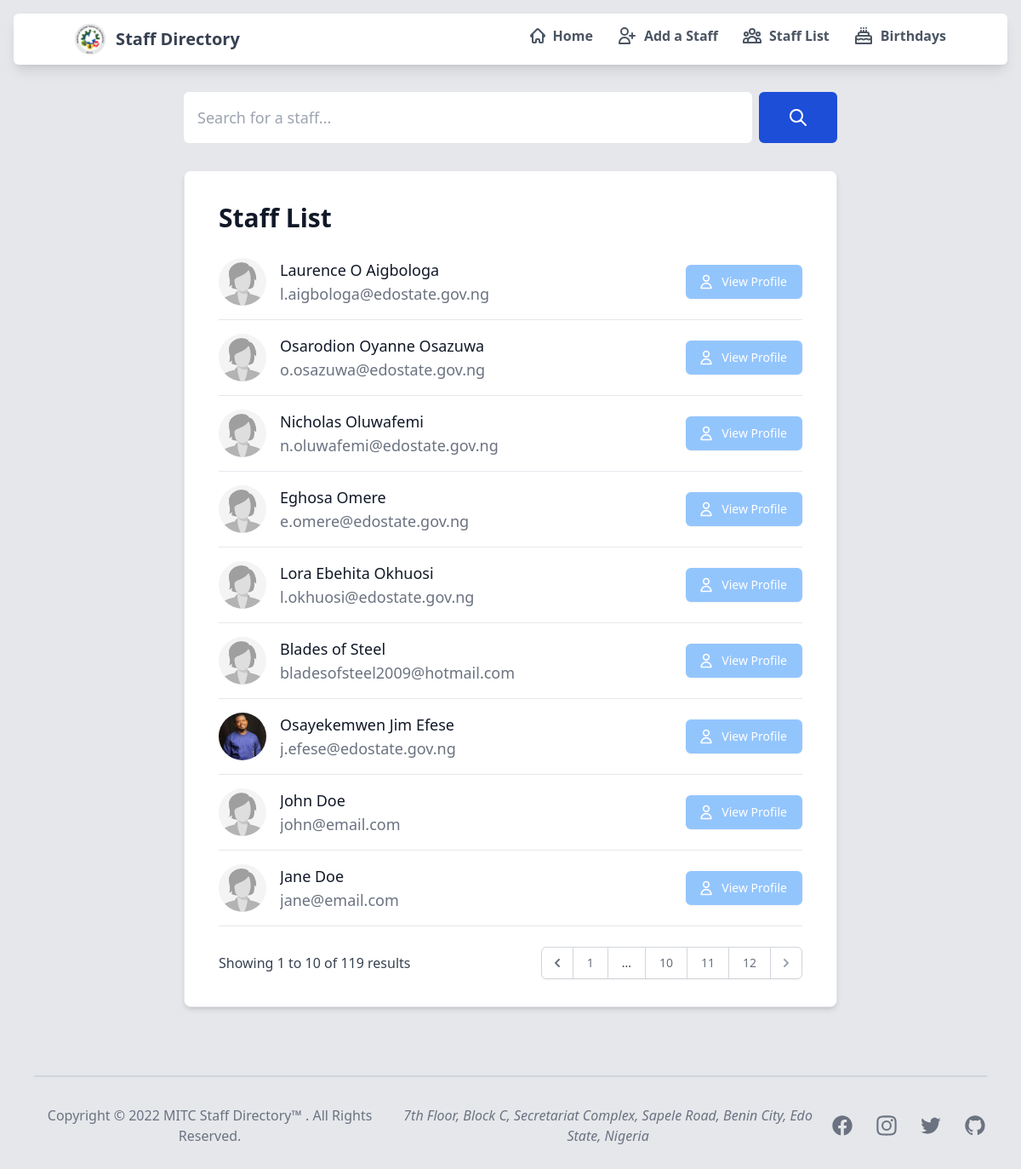
The app's page /staff/?page=12, older data.
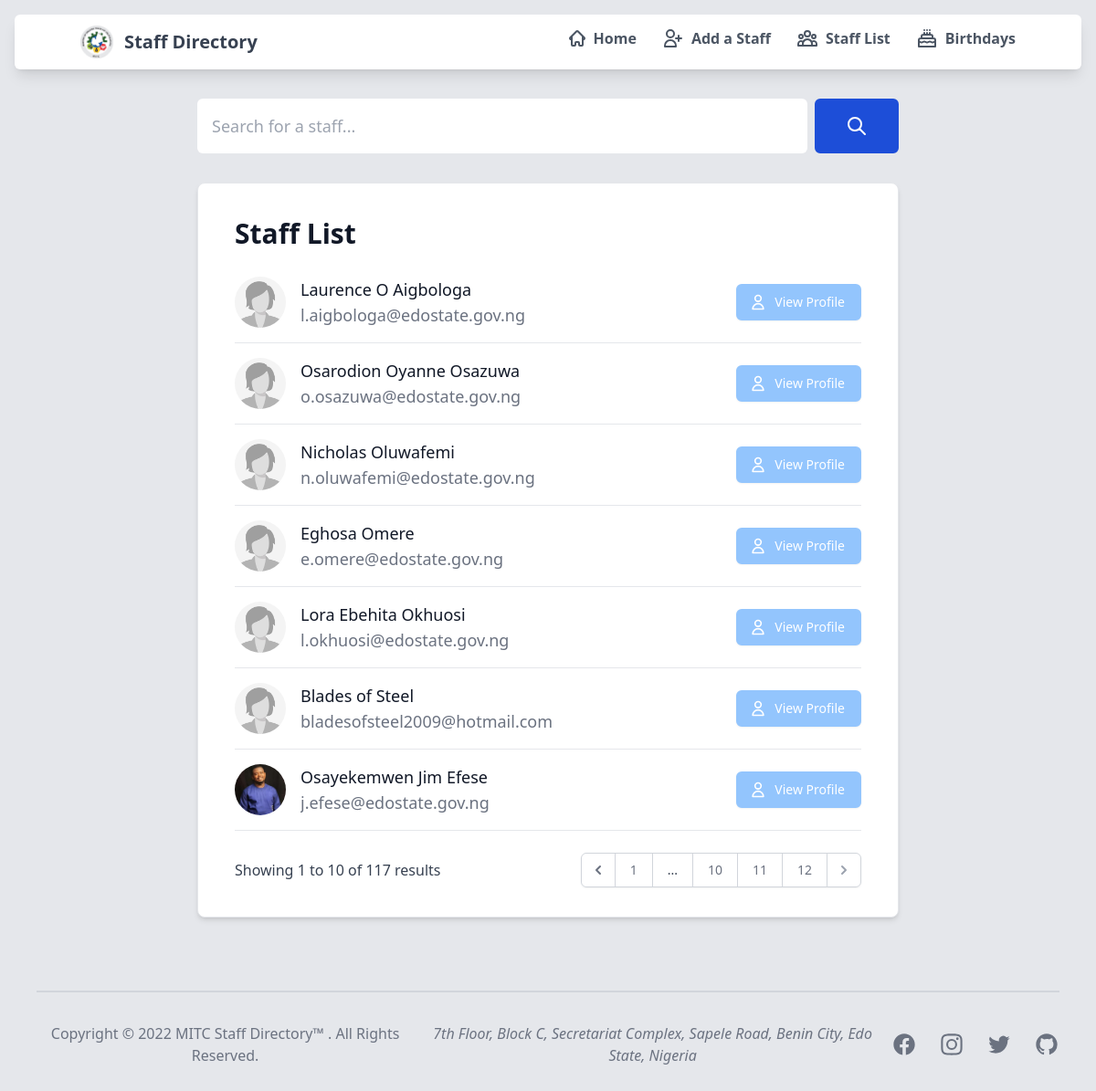
The same page, newer data.
### sendmail/models.py (models this page shows, shortened)
class staffDetails(models.Model):
    first_name = models.CharField('First Name', max_length=20, null=False)
    middle_name = models.CharField('Middle Name', max_length=20, null=True, blank=True)
    last_name = models.CharField('Last Name', max_length=20, null=False)
    phone_number = PhoneNumberField('Phone Number', default='0800 000 0000')
    email = models.EmailField('Official Email', max_length = 254, null=False)
    cadre = models.CharField('Cadre', max_length=50, null=False)
    department = models.CharField('Department', max_length=100, null=False, default='Admin Dept (default)')
    level = models.IntegerField('Level', null=False)
    step = models.IntegerField('Step', null=False)
    staff_image = models.ImageField(
        verbose_name="Profile Picture",
        upload_to='staffimages',
        default='staffimages/default.jpg'
    )
    GENDER = (
        (1, 'Male'),
        (2, 'Female'),
        (3, 'Prefer not to say')
    )
    gender = models.IntegerField('Gender', choices=GENDER, default=2)
    MONTHS = (
        (1, 'January'),
        (2, 'February'),
        (3, 'March'),
        (4, 'April'),
        (5, 'May'),
        (6, 'June'),
        (7, 'July'),
        (8, 'August'),
        (9, 'September'),
        (10, 'October'),
        (11, 'November'),
        (12, 'December')
    )
    birth_month = models.IntegerField('Birth Month', choices=MONTHS, default=1)
    birth_day = models.IntegerField('Birth Day', null=False)
    class Meta:
        db_table = 'sendmail_staffdetails'

### sendmail/views.py (the view)
# urls.py: re_path(r'^staff/$', views.staffListView.as_view(), name='stafflist'),
class staffListView(ListView):
    model = staffDetails
    context_object_name = 'stafflist'   # your own name for the list as a template variable
    template_name = 'stafflist.html'  # Specify your own template name/location
    paginate_by = 10
    def get_queryset(self):
        return staffDetails.objects.all()
    def get_context_data(self, **kwargs):
        context = super(staffListView, self).get_context_data(**kwargs)
        context['title'] = 'List of all Staff'
        context['total_staff'] = staffDetails.objects.all().count()
        return context

### sendmail/templates/stafflist.html (shortened to what the changed rows need)
{% extends "base.html" %}
{% load widget_tweaks %}
{% load static %}
{% block content %}
    <div class="p-6 md:pb-4 max-w-3xl mb-20 md:mb-20 bg-white rounded-lg border mx-auto shadow-md sm:p-10 min-h-full justify-center">
        <div class="flow-root">
            <ul role="list" class="divide-y divide-gray-200 dark:divide-gray-700">
                {% for staff in stafflist %}
                    <li class="py-3 sm:py-4">
                        <div class="flex items-center space-x-4">
                            <div class="flex-shrink-0">
                                <img class="w-14 h-14 rounded-full" src="{{ staff.staff_image.url }}"
                                    alt="{{ staff.first_name }}'s' image">
                            </div>
                            <div class="flex-1 min-w-0">
                                <p class="text-lg font-medium text-gray-900 truncate dark:text-white">
                                    {{ staff.first_name }}
                                    {% if staff.middle_name %}
                                        {{ staff.middle_name }}
                                        {% else %}
                                            <span></span>
                                    {% endif %}
                                    {{ staff.last_name }}
                                </p>
                                <p class="text-lg text-gray-500 truncate dark:text-gray-400">
                                    {{ staff.email }}
                                </p>
                            </div>
                            <div class="inline-flex items-center text-base font-semibold text-gray-900 dark:text-white">
                                <a href="{% url 'staffdetails' staff.id %}">
                                    <button type="button" class="inline-flex items-center px-4 py-2 border border-2 border-blue-300 rounded-md shadow-sm
                                                                text-sm font-medium text-white bg-blue-300 hover:bg-blue-400 focus:outline-none
                                                                hover:border-blue-400 focus:ring-2 focus:ring-offset-2 focus:ring-blue-400 focus:z-10">
                                        <svg xmlns="http://www.w3.org/2000/svg" class="-ml-1 mr-2 h-5 w-5" fill="none" viewBox="0 0 24 24" stroke="currentColor"
                                            stroke-width="2">
                                            <path stroke-linecap="round" stroke-linejoin="round"
                                                d="M16 7a4 4 0 11-8 0 4 4 0 018 0zM12 14a7 7 0 00-7 7h14a7 7 0 00-7-7z" />
                                        </svg>
                                        View Profile
                                    </button>
                                </a>
                            </div>
                        </div>
                    </li>
                {% endfor %}
            </ul>
        </div>
        {% include 'snippets/pagination_stafflist.html' with stafflist=page_obj %}
    </div>
{% endblock %}

Row changes from the older to the newer data that the page shows:
removed staffDetails: staff_image (placeholder picture), first_name "John", last_name "Doe", email "john@email.com"
removed staffDetails: staff_image (placeholder picture), first_name "Jane", last_name "Doe", email "jane@email.com"
Text that changed along with them:
{{ total_staff }}: "119" → "117"
